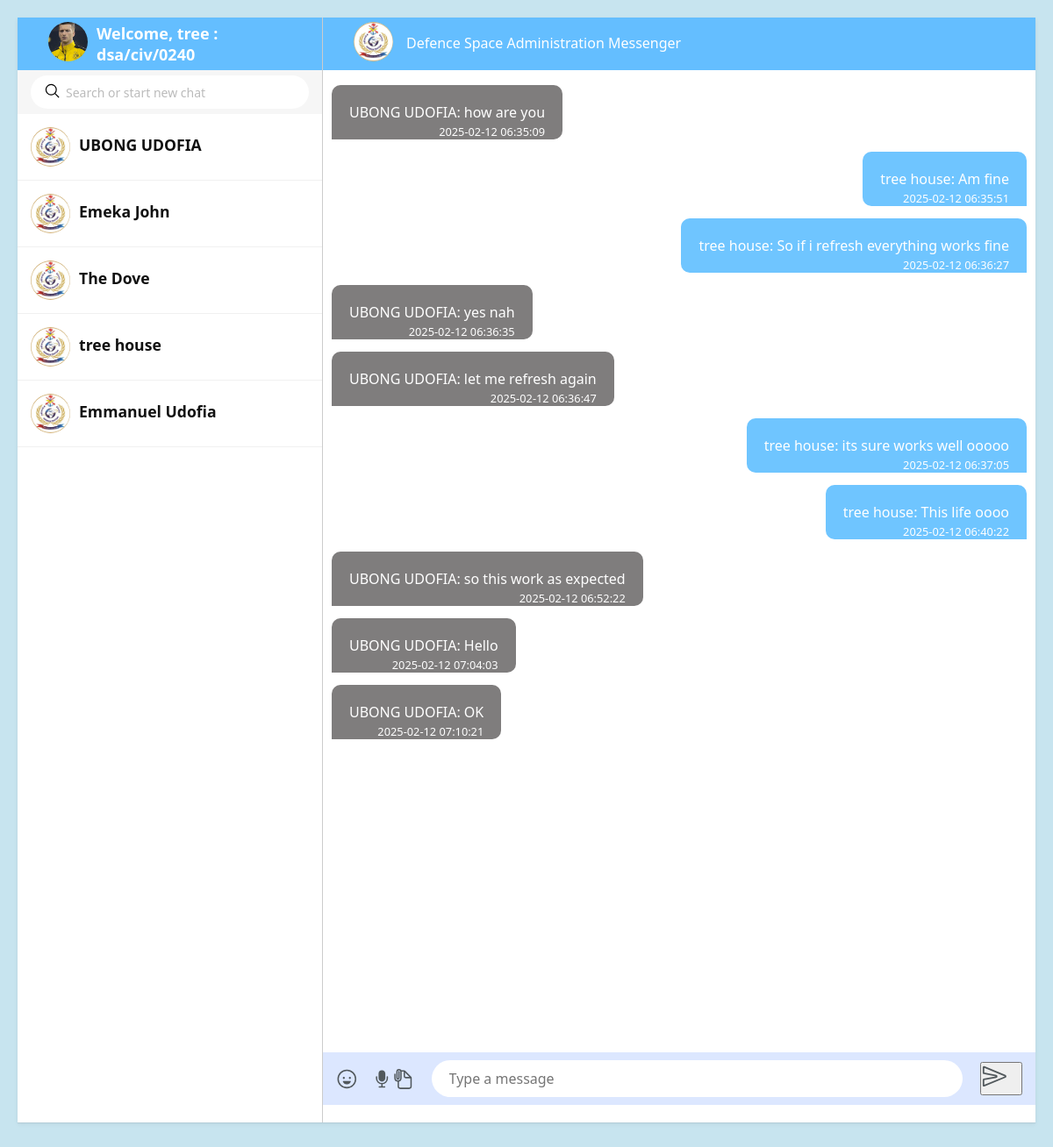
The page /chat/10 (signed in) on the database its author committed.
### tables this page shows
CREATE TABLE users (
    id INTEGER PRIMARY KEY AUTOINCREMENT,
    staffid TEXT UNIQUE NOT NULL,
    firstname TEXT NOT NULL,
    lastname TEXT NOT NULL,
    directorate TEXT NOT NULL,  -- Stores the selected directorate
    password TEXT NOT NULL,
    timestamp DATETIME DEFAULT CURRENT_TIMESTAMP
);

CREATE TABLE messages (
    id INTEGER PRIMARY KEY AUTOINCREMENT,
    user_id INTEGER,  -- Sender of the message
    group_id INTEGER, -- The group the message belongs to
    message TEXT NOT NULL,
    timestamp DATETIME DEFAULT CURRENT_TIMESTAMP,
    FOREIGN KEY (user_id) REFERENCES users(id),
    FOREIGN KEY (group_id) REFERENCES groups(id)
);

### app.py (the view)
@app.route('/chat/<int:group_id>')
def chat_page(group_id):
    if 'user_id' not in session:
        return redirect(url_for('login'))
    user_id = session['user_id']
    staffid = session.get('staffid')
    firstname = session.get('firstname')
    group = get_group_by_id(group_id)
    if not group:
        return "Group not found", 404
    conn = get_db_connection()
    cursor = conn.cursor()
    cursor.execute("""
        SELECT u.firstname, u.lastname, u.directorate
        FROM users u
        JOIN user_groups ug ON u.id = ug.user_id
        WHERE ug.group_id = ?
    """, (group_id,))
    users = cursor.fetchall()
    cursor.execute("""
        SELECT messages.id, messages.user_id, users.firstname, users.lastname,
               messages.message, messages.timestamp
        FROM messages
        JOIN users ON messages.user_id = users.id
        WHERE messages.group_id = ?
        ORDER BY messages.timestamp ASC
    """, (group_id,))
    messages = cursor.fetchall()  # ✅ This is now correct
    conn.close()
    return render_template('chat.html', group=group, messages=messages, users=users,
                           user_id=user_id, firstname=firstname, staffid=staffid,
                           format_timestamp=format_timestamp, group_id=group_id)

### app.py (called while the page is built)
def get_db_connection():
    conn = sqlite3.connect('chatdatabase.db', check_same_thread=False, timeout=10)
    conn.row_factory = sqlite3.Row
    return conn

def get_group_by_id(group_id):
    conn = get_db_connection()
    cursor = conn.cursor()
    cursor.execute("SELECT * FROM groups WHERE id = ?", (group_id,))
    group = cursor.fetchone()  # Returns a tuple (id, name)
    conn.close()
    return group

### templates/chat.html (shortened to what this page needs)
<!DOCTYPE html>
<html lang="en">
<head>
    <link rel="stylesheet" href="{{ url_for('static', filename='styles.css')}}" />
</head>
<body>
    <div class="container">
        <div class="leftSide">
            <div class="header">
                <div class="userimg">
                    <img src="{{ url_for('static', filename='images/ava5.jpg') }}" alt="" class="cover">
                </div>
                <div class="user-info">
                    <p>Welcome, {{ firstname }} : {{ staffid }}</p>
                </div>
            </div>
            <div class="search_chat">
                <div>
                    <input type="text" placeholder="Search or start new chat">
                    <ion-icon name="search-outline"></ion-icon>
                </div>
            </div>
            <span class="chatlist">
                {% for user in users %}
                <span class="block">
                    <div class="imgBox">
                        <img src="{{ url_for('static', filename='images/dsa-logo.jfif') }}" class="cover" alt="">
                    </div>
                    <div class="details">
                        <div class="listHead">
                            <h4>{{ user.firstname }} {{ user.lastname }}</h4>
                        </div>
                    </div>
                </span>
                {% endfor %}
            </span>
            <div class="chatlist">
            </div>
        </div>
        <div class="rightSide">
            <div class="header">
                <div class="imgText">
                    <div class="userimg">
                        <img src="{{ url_for('static', filename='images/dsa-logo.jfif') }}" alt="" class="cover">
                    </div>
                    <h4>Defence Space Administration Messenger</h4>
                </div>
            </div>
            <div class="chatbox" id="chatbox">
                {% for message in messages %}
                <div
                    class="message-wrapper {% if message[1]|string == user_id|string %}outgoing-message{% else %}incoming-message{% endif %}">
                    <div class="message-bubble">
                        <p class="message-text">
                            <strong>{{ message[2] or 'Unknown' }} {{ message[3] or '' }}:</strong> {{ message[4] }}
                        </p>
                        <span class="timestamp">{{ message[5] }}</span>
                    </div>
                </div>
                {% endfor %}
            </div>
            <div class="chat_input">
                <ion-icon name="happy-outline"></ion-icon>
                <ion-icon name="mic"></ion-icon>
                <ion-icon name="document-attach-outline"></ion-icon>
                <input type="text" id="messageInput" placeholder="Type a message" required>
                <button id="sendButton">
                    <ion-icon name="send-outline"></ion-icon>
                </button>
            </div>
        </div>
    </div>
</body>
</html>

### static/styles.css (style rules this page uses)
* { margin: 0; padding: 0; box-sizing: border-box; font-family: 'Inter', sans-serif; }
body { min-height: 100vh; display: flex; justify-content: center; align-items: center; justify-content: center; background-color: #C7E4EF; padding: 20px; font-family: 'Segoe UI', Tahoma, Geneva, Verdana, sans-serif; color: var(--slate-700); }
.container { position: relative; width: 1298px; max-width: 100%; height: calc(100vh - 40px); background: #fff; box-shadow: 0 1px 1px rgba(0, 0, 0, 0.06), 0 2px 5px 0 rgba(0, 0, 0, 0.06); display: flex; }
.container .leftSide { position: relative; flex: 30%; background: #fff; border-right: 1px solid rgba(0, 0, 0, 0.2); }
.container .rightSide { position: relative; flex: 70%; }
.container .rightSide::before { content: ""; position: absolute; top: 0; left: 0; width: 100%; height: 100%; }
.header { position: relative; width: 100%; height: 60px; background: #64beff; display: flex; justify-content: start; align-items: center; padding: 0 35px; }
.userimg img { position: relative; width: 45px; height: 45px; overflow: hidden; border-radius: 50%; cursor: pointer; }
.user-info p { font-size: 18px; font-weight: bold; color: #ffffff; padding: 10px; }
.cover { position: absolute; top: 0; left: 0; width: 100%; height: 100%; object-fit: cover; }
.search_chat { position: relative; width: 100%; height: 50px; background: #f6f6f6; display: flex; justify-content: center; align-items: center; padding: 0 15px; }
.search_chat div { width: 100%; }
.search_chat div input { width: 100%; outline: none; border: none; background: #fff; padding: 6px; height: 38px; border-radius: 30px; font-size: 14px; padding-left: 40px; }
.search_chat div input::placeholder { color: #bbb; }
.search_chat div ion-icon { position: absolute; left: 30px; top: 14px; font-size: 1.2em; }
.chatlist { position: relative; height: calc(100% - 110px); overflow: auto; }
.chatlist .block { position: relative; width: 100%; display: flex; align-items: center; padding: 15px; border-bottom: 1px solid rgba(0, 0, 0, 0.06); cursor: pointer; }
.chatlist .block .imgBox { position: relative; min-width: 45px; height: 45px; overflow: hidden; border-radius: 50%; margin-right: 10px; }
.chatlist .block .details { position: relative; width: 100%; }
.chatlist .block .details .listHead { display: flex; justify-content: space-between; margin-bottom: 5px; }
.chatlist .block .details .listHead h4 { font-size: 1.1em; font-weight: 600; color: #111; }
.imgText { position: relative; display: flex; justify-content: center; align-items: center; }
.imgText h4 { font-weight: 500; line-height: 1.2em; margin-left: 15px; color: #fff; }
.chatbox { position: relative; width: 100%; height: calc(100% - 120px); padding: 10px; overflow-y: auto; display: flex; flex-direction: column; background-color: #fff; }
.chat_input { position: relative; width: 100%; height: 60px; background: #dce7ff; padding: 15px; display: flex; justify-content: space-between; align-items: center; margin-top: -20px; }
.chat_input ion-icon { cursor: pointer; font-size: 1.8em; color: #51585c; }
.chat_input ion-icon:nth-child(1) { margin-right: 15px; }
.chat_input input { position: relative; width: 90%; margin: 0 20px; padding: 10px 20px; border: none; outline: none; border-radius: 30px; font-size: 1em; }
.message-wrapper { display: flex; align-items: flex-end; justify-content: flex-start; }
.message-bubble { max-width: 80%; padding: 15px; border-radius: 10px; position: relative; margin: 7px 0; }
.timestamp { font-size: 0.8em; color: #fff; position: absolute; bottom: 0; right: 10px; }
p.message-text { padding: 5px; }
span.timestamp { padding: 0px 10px; }
.message-wrapper.outgoing-message { justify-content: flex-end; }
.message-wrapper.outgoing-message .message-bubble { background-color: #6fc5ff; color: white; border-bottom-right-radius: 0; }
.message-wrapper.incoming-message { justify-content: flex-start; }
.message-wrapper.incoming-message .message-bubble { background-color: #7f7d7d; color: white; border-bottom-left-radius: 0; }
.message-bubble { word-wrap: break-word; }

### rows shown on the page
users: firstname "tree", staffid "dsa/civ/0240", lastname "house"
users: firstname "UBONG", lastname "UDOFIA"
users: firstname "Emeka", lastname "John"
users: firstname "The", lastname "Dove"
users: firstname "Emmanuel", lastname "Udofia"
messages: firstname "UBONG", lastname "UDOFIA", message "how are you", timestamp "2025-02-12 06:35:09"
messages: firstname "tree", lastname "house", message "Am fine", timestamp "2025-02-12 06:35:51"
messages: firstname "tree", lastname "house", message "So if i refresh everything works fine", timestamp "2025-02-12 06:36:27"
messages: firstname "UBONG", lastname "UDOFIA", message "yes nah", timestamp "2025-02-12 06:36:35"
messages: firstname "UBONG", lastname "UDOFIA", message "let me refresh again", timestamp "2025-02-12 06:36:47"
messages: firstname "tree", lastname "house", message "its sure works well ooooo", timestamp "2025-02-12 06:37:05"
messages: firstname "tree", lastname "house", message "This life oooo", timestamp "2025-02-12 06:40:22"
messages: firstname "UBONG", lastname "UDOFIA", message "so this work as expected", timestamp "2025-02-12 06:52:22"
messages: firstname "UBONG", lastname "UDOFIA", message "Hello", timestamp "2025-02-12 07:04:03"
messages: firstname "UBONG", lastname "UDOFIA", message "OK", timestamp "2025-02-12 07:10:21"
